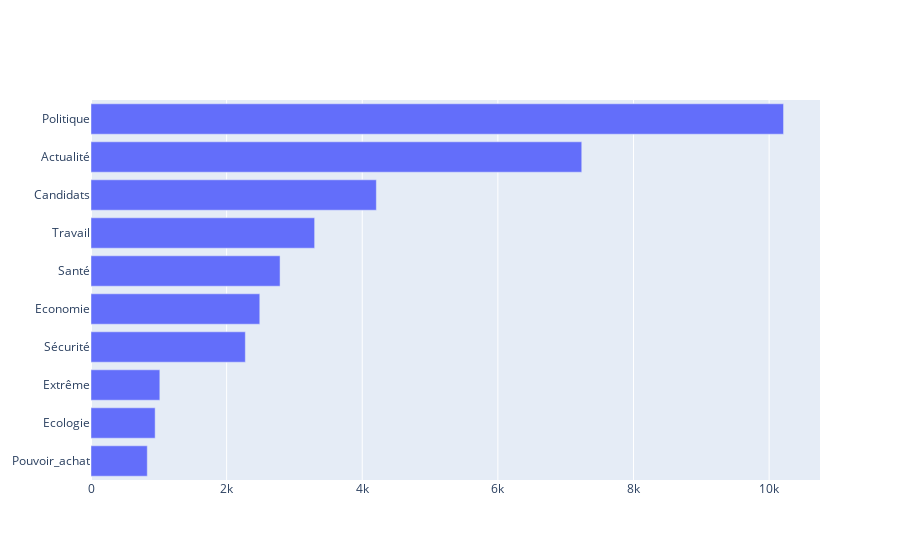

The notebook cell this image was saved under:
### Markdown cell above
## Sujets dont les candidats parlent (score natio par thème)

### Code cell
national_score_per_theme = lexicon_score_per_user_df.drop(columns=["user", "name", "political_trend"])
national_score_per_theme = national_score_per_theme.cumsum().iloc[-1].sort_values()

fig = go.Figure(go.Bar(
            x=national_score_per_theme.values,
            y=national_score_per_theme.keys(),
            orientation='h'))

fig.show()

### Figure 1 — Plotly figure (JSON) as saved in the notebook; plotly's stock layout.template omitted (floating-point values rounded to 4 significant figures)
{"data": [{"orientation": "h", "type": "bar", "x": [830, 946, 1015, 2276, 2489, 2788, 3298, 4208, 7237, 10213], "y": ["Pouvoir_achat", "Ecologie", "Extrême", "Sécurité", "Economie", "Santé", "Travail", "Candidats", "Actualité", "Politique"]}], "layout": {}}
